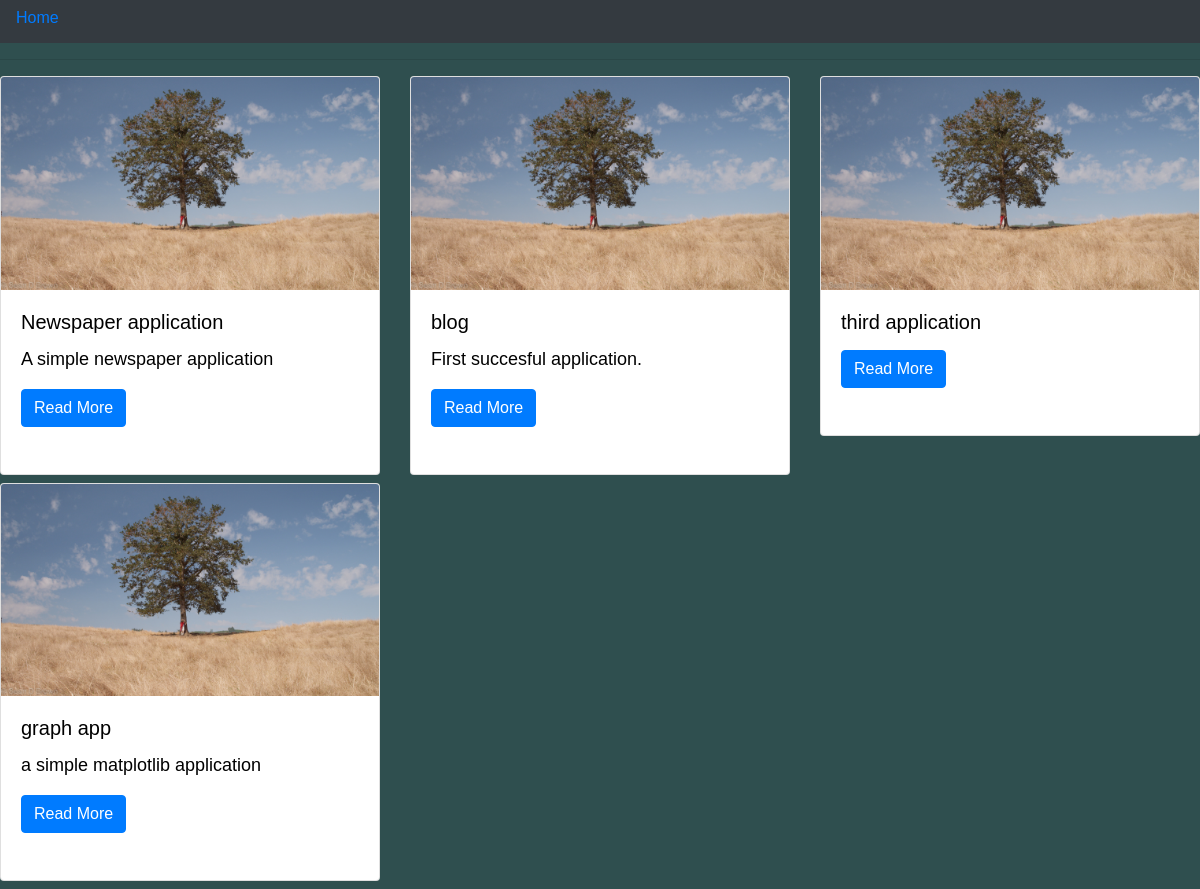
The page /projects/ on the database as committed earlier.
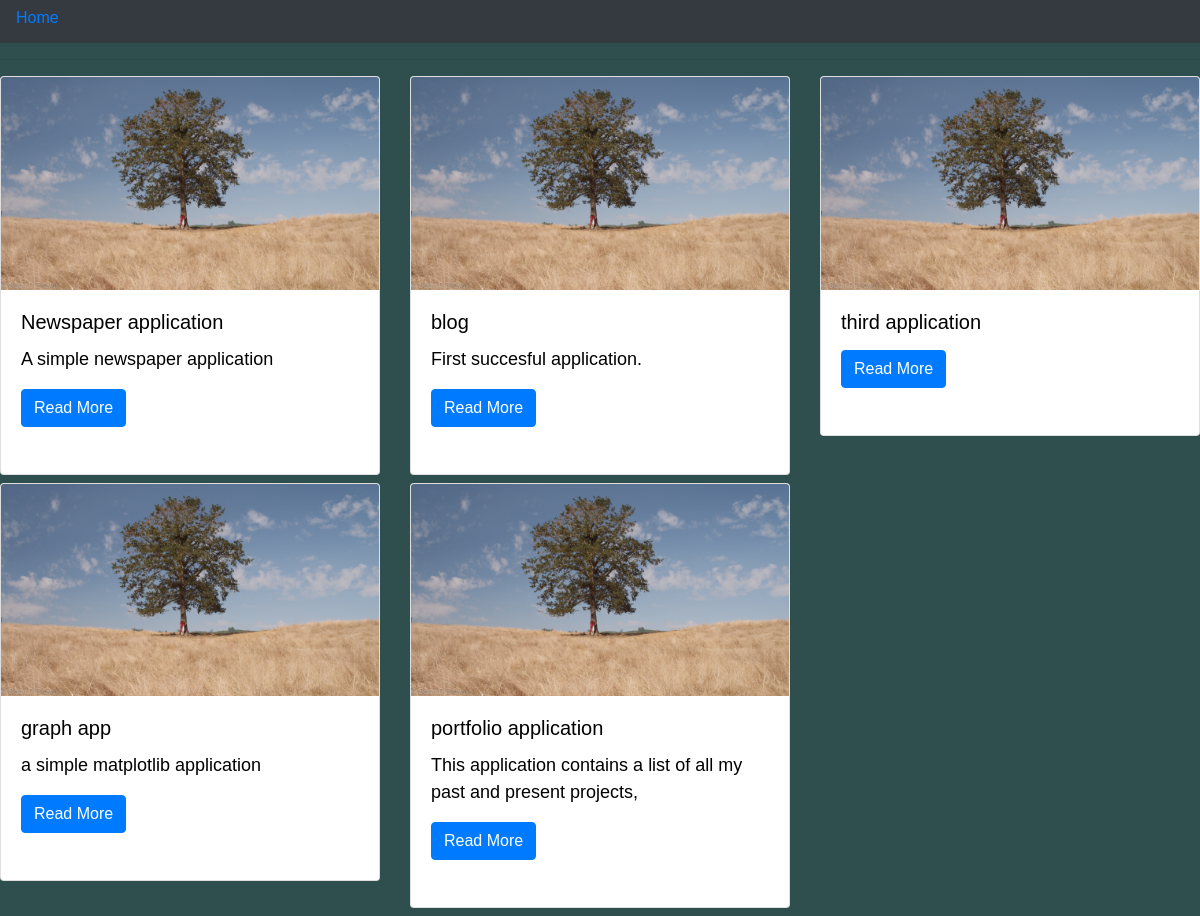
The same page on the database as committed later.
### myworks/models.py (models this page shows, shortened)
class Portfolio(models.Model):
    title = models.CharField(max_length = 30, verbose_name = 'project name')
    project_url = models.URLField(max_length=100)
    project_repository = models.URLField(max_length=50)
    description = models.TextField(blank=True)
    technology_used = models.CharField(max_length=15,verbose_name ='technology')
    date_created = models.DateTimeField(auto_now_add=True)

### myworks/views.py (the view)
# urls.py: path('', ProjectList.as_view(), name='projects'),
class ProjectList(ListView):
    model = Portfolio
    template_name = 'project_list.html'
    context_object_name = 'project'
    error_message = 'No application at this moment'

### myworks/templates/project_list.html (shortened to what this page needs)
{% extends "base.html" %} {% load static %}
    {% block content %}
    <hr/>
    <div class="row">
        {% for project in object_list %}
        <div class="col-md-4">
            <div class="card mb-2">
                <img class="card-img-top" src="{% static 'img/homepage.jpeg' %}" alt="" width="30%" height="50%">
                <div class="card-body">
                    <h5 class="card-title">{{ project.title }}</h5>
                    <p class="card-text">{{ project.description | truncatewords:30 }}</p>
                    <a href="{% url 'details' project.pk %}" class="btn btn-primary"> Read More</a><br/><br/>
                </div>
            </div>
        </div>
        {% endfor %}
    </div>
    {% endblock content %}

### myworks/templates/base.html (shortened to what this page needs)
{% load static %}
<!doctype html>
<html lang="en">
<head>
    <link rel="stylesheet" href="https://stackpath.bootstrapcdn.com/bootstrap/4.3.1/css/bootstrap.min.css"
> {% block title %}
    <nav class="navbar navbar-expand-md navbar-dark bg-dark mb- ">
        <h6><a href="{% url 'home' %}">Home</a><br/></h6>
    </nav>
     {% endblock title %}
     <link href="{% static 'base.css' %}" rel="stylesheet">
</head>
<body>
    {% block content %} {% endblock content %}
</body>
</html>

### myworks/static/base.css (style rules this page uses)
body { font-family: 'Source Sans Pro', sans-serif; font-size:18px; border-bottom: 1px solid #999 margin-bottom: 2rem; }
body { background-color: darkslategray }
p, h5, h1, h4, h6 , hr { color: black; }

Rows that differ between the two databases and show on the page:
added Portfolio: title "portfolio application", description "This application contains a list of all my past and present projects,"
